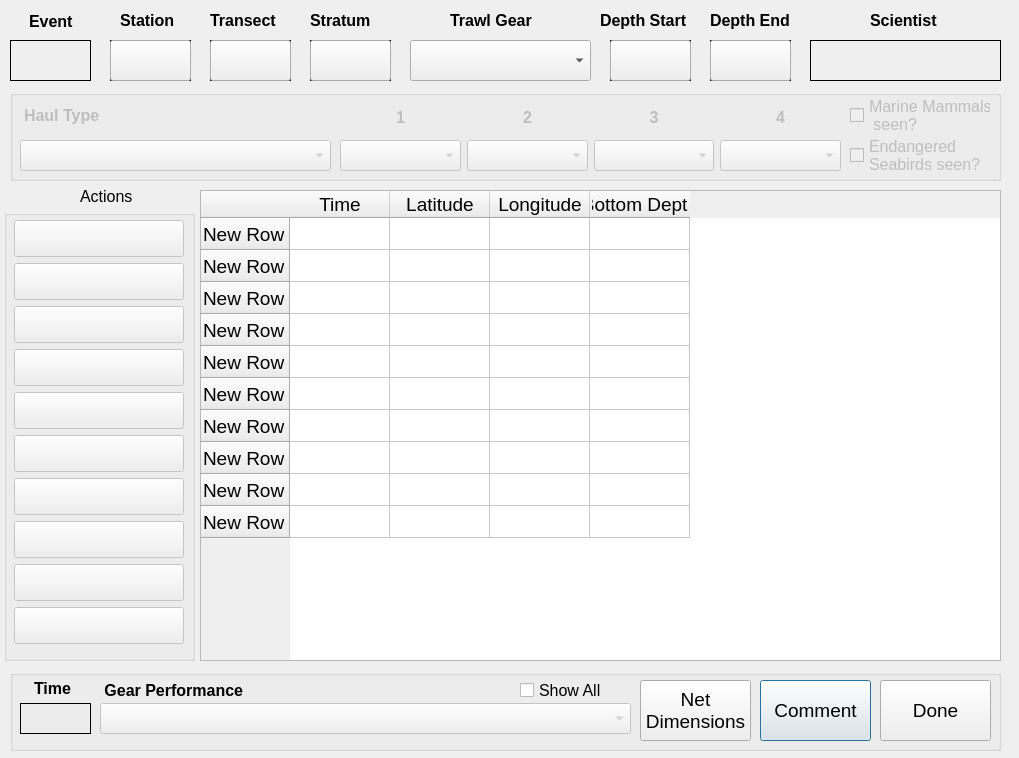
<?xml version="1.0" encoding="UTF-8"?>
<ui version="4.0">
 <class>ABLTrawlEvent</class>
 <widget class="QDialog" name="ABLTrawlEvent">
  <property name="geometry">
   <rect>
    <x>0</x>
    <y>0</y>
    <width>1019</width>
    <height>758</height>
   </rect>
  </property>
  <property name="sizePolicy">
   <sizepolicy hsizetype="Fixed" vsizetype="Fixed">
    <horstretch>0</horstretch>
    <verstretch>0</verstretch>
   </sizepolicy>
  </property>
  <property name="font">
   <font>
    <pointsize>18</pointsize>
   </font>
  </property>
  <property name="windowTitle">
   <string>CLAMS Haul</string>
  </property>
  <widget class="QLabel" name="sciLabel">
   <property name="geometry">
    <rect>
     <x>810</x>
     <y>40</y>
     <width>191</width>
     <height>41</height>
    </rect>
   </property>
   <property name="font">
    <font>
     <pointsize>18</pointsize>
     <weight>50</weight>
     <bold>false</bold>
    </font>
   </property>
   <property name="autoFillBackground">
    <bool>true</bool>
   </property>
   <property name="frameShape">
    <enum>QFrame::Panel</enum>
   </property>
   <property name="frameShadow">
    <enum>QFrame::Plain</enum>
   </property>
   <property name="lineWidth">
    <number>1</number>
   </property>
   <property name="text">
    <string/>
   </property>
  </widget>
  <widget class="QLabel" name="label_14">
   <property name="geometry">
    <rect>
     <x>870</x>
     <y>10</y>
     <width>71</width>
     <height>21</height>
    </rect>
   </property>
   <property name="font">
    <font>
     <pointsize>12</pointsize>
     <weight>75</weight>
     <bold>true</bold>
    </font>
   </property>
   <property name="text">
    <string>Scientist</string>
   </property>
  </widget>
  <widget class="QGroupBox" name="groupBox_2">
   <property name="geometry">
    <rect>
     <x>10</x>
     <y>670</y>
     <width>991</width>
     <height>81</height>
    </rect>
   </property>
   <property name="title">
    <string/>
   </property>
   <widget class="QPushButton" name="commentBtn">
    <property name="geometry">
     <rect>
      <x>750</x>
      <y>10</y>
      <width>111</width>
      <height>61</height>
     </rect>
    </property>
    <property name="font">
     <font>
      <pointsize>14</pointsize>
     </font>
    </property>
    <property name="text">
     <string>Comment</string>
    </property>
   </widget>
   <widget class="QPushButton" name="doneBtn">
    <property name="geometry">
     <rect>
      <x>870</x>
      <y>10</y>
      <width>111</width>
      <height>61</height>
     </rect>
    </property>
    <property name="font">
     <font>
      <pointsize>14</pointsize>
     </font>
    </property>
    <property name="text">
     <string>Done</string>
    </property>
   </widget>
   <widget class="QComboBox" name="perfBox">
    <property name="enabled">
     <bool>false</bool>
    </property>
    <property name="geometry">
     <rect>
      <x>90</x>
      <y>33</y>
      <width>531</width>
      <height>31</height>
     </rect>
    </property>
    <property name="font">
     <font>
      <pointsize>12</pointsize>
     </font>
    </property>
   </widget>
   <widget class="QLabel" name="label_6">
    <property name="geometry">
     <rect>
      <x>90</x>
      <y>8</y>
      <width>171</width>
      <height>24</height>
     </rect>
    </property>
    <property name="font">
     <font>
      <pointsize>12</pointsize>
      <weight>75</weight>
      <bold>true</bold>
     </font>
    </property>
    <property name="text">
     <string> Gear Performance</string>
    </property>
   </widget>
   <widget class="QLabel" name="elapseLabel">
    <property name="enabled">
     <bool>true</bool>
    </property>
    <property name="geometry">
     <rect>
      <x>10</x>
      <y>33</y>
      <width>71</width>
      <height>31</height>
     </rect>
    </property>
    <property name="font">
     <font>
      <pointsize>14</pointsize>
     </font>
    </property>
    <property name="frameShape">
     <enum>QFrame::Box</enum>
    </property>
    <property name="text">
     <string/>
    </property>
   </widget>
   <widget class="QLabel" name="label_42">
    <property name="geometry">
     <rect>
      <x>24</x>
      <y>8</y>
      <width>121</width>
      <height>21</height>
     </rect>
    </property>
    <property name="font">
     <font>
      <pointsize>12</pointsize>
      <weight>75</weight>
      <bold>true</bold>
     </font>
    </property>
    <property name="text">
     <string>Time</string>
    </property>
   </widget>
   <widget class="QPushButton" name="netDimBtn">
    <property name="geometry">
     <rect>
      <x>630</x>
      <y>10</y>
      <width>111</width>
      <height>61</height>
     </rect>
    </property>
    <property name="font">
     <font>
      <pointsize>14</pointsize>
     </font>
    </property>
    <property name="text">
     <string>Net
Dimensions</string>
    </property>
   </widget>
   <widget class="QCheckBox" name="perfCheckBox">
    <property name="geometry">
     <rect>
      <x>510</x>
      <y>10</y>
      <width>111</width>
      <height>21</height>
     </rect>
    </property>
    <property name="font">
     <font>
      <pointsize>12</pointsize>
     </font>
    </property>
    <property name="text">
     <string>Show All</string>
    </property>
   </widget>
  </widget>
  <widget class="QLabel" name="label_5">
   <property name="geometry">
    <rect>
     <x>29</x>
     <y>9</y>
     <width>71</width>
     <height>24</height>
    </rect>
   </property>
   <property name="font">
    <font>
     <pointsize>12</pointsize>
     <weight>75</weight>
     <bold>true</bold>
    </font>
   </property>
   <property name="text">
    <string>Event</string>
   </property>
  </widget>
  <widget class="QLabel" name="haulLabel">
   <property name="geometry">
    <rect>
     <x>10</x>
     <y>40</y>
     <width>81</width>
     <height>41</height>
    </rect>
   </property>
   <property name="font">
    <font>
     <pointsize>20</pointsize>
     <weight>75</weight>
     <bold>true</bold>
    </font>
   </property>
   <property name="frameShape">
    <enum>QFrame::Box</enum>
   </property>
   <property name="text">
    <string/>
   </property>
  </widget>
  <widget class="QTableWidget" name="dataTable">
   <property name="geometry">
    <rect>
     <x>200</x>
     <y>190</y>
     <width>801</width>
     <height>471</height>
    </rect>
   </property>
   <property name="font">
    <font>
     <pointsize>14</pointsize>
    </font>
   </property>
   <property name="verticalScrollBarPolicy">
    <enum>Qt::ScrollBarAlwaysOff</enum>
   </property>
   <property name="horizontalScrollBarPolicy">
    <enum>Qt::ScrollBarAlwaysOff</enum>
   </property>
   <property name="editTriggers">
    <set>QAbstractItemView::NoEditTriggers</set>
   </property>
   <row>
    <property name="text">
     <string>New Row</string>
    </property>
   </row>
   <row>
    <property name="text">
     <string>New Row</string>
    </property>
   </row>
   <row>
    <property name="text">
     <string>New Row</string>
    </property>
   </row>
   <row>
    <property name="text">
     <string>New Row</string>
    </property>
   </row>
   <row>
    <property name="text">
     <string>New Row</string>
    </property>
   </row>
   <row>
    <property name="text">
     <string>New Row</string>
    </property>
   </row>
   <row>
    <property name="text">
     <string>New Row</string>
    </property>
   </row>
   <row>
    <property name="text">
     <string>New Row</string>
    </property>
   </row>
   <row>
    <property name="text">
     <string>New Row</string>
    </property>
   </row>
   <row>
    <property name="text">
     <string>New Row</string>
    </property>
   </row>
   <column>
    <property name="text">
     <string>Time</string>
    </property>
   </column>
   <column>
    <property name="text">
     <string>Latitude</string>
    </property>
   </column>
   <column>
    <property name="text">
     <string>Longitude</string>
    </property>
   </column>
   <column>
    <property name="text">
     <string>Bottom Depth</string>
    </property>
   </column>
  </widget>
  <widget class="QLabel" name="label_8">
   <property name="geometry">
    <rect>
     <x>450</x>
     <y>10</y>
     <width>101</width>
     <height>21</height>
    </rect>
   </property>
   <property name="font">
    <font>
     <pointsize>12</pointsize>
     <weight>75</weight>
     <bold>true</bold>
    </font>
   </property>
   <property name="text">
    <string>Trawl Gear</string>
   </property>
  </widget>
  <widget class="QComboBox" name="gearBox">
   <property name="geometry">
    <rect>
     <x>410</x>
     <y>40</y>
     <width>181</width>
     <height>41</height>
    </rect>
   </property>
  </widget>
  <widget class="QGroupBox" name="buttonsGroup">
   <property name="enabled">
    <bool>false</bool>
   </property>
   <property name="geometry">
    <rect>
     <x>4</x>
     <y>210</y>
     <width>191</width>
     <height>451</height>
    </rect>
   </property>
   <property name="title">
    <string/>
   </property>
   <widget class="QWidget" name="verticalLayoutWidget">
    <property name="geometry">
     <rect>
      <x>10</x>
      <y>10</y>
      <width>181</width>
      <height>441</height>
     </rect>
    </property>
    <layout class="QVBoxLayout" name="verticalLayout_3">
     <property name="spacing">
      <number>6</number>
     </property>
     <property name="sizeConstraint">
      <enum>QLayout::SetFixedSize</enum>
     </property>
     <property name="leftMargin">
      <number>0</number>
     </property>
     <property name="topMargin">
      <number>0</number>
     </property>
     <property name="rightMargin">
      <number>10</number>
     </property>
     <item>
      <widget class="QPushButton" name="btn1">
       <property name="minimumSize">
        <size>
         <width>170</width>
         <height>37</height>
        </size>
       </property>
       <property name="maximumSize">
        <size>
         <width>170</width>
         <height>36</height>
        </size>
       </property>
       <property name="font">
        <font>
         <pointsize>14</pointsize>
        </font>
       </property>
       <property name="text">
        <string/>
       </property>
      </widget>
     </item>
     <item>
      <widget class="QPushButton" name="btn2">
       <property name="minimumSize">
        <size>
         <width>170</width>
         <height>37</height>
        </size>
       </property>
       <property name="maximumSize">
        <size>
         <width>170</width>
         <height>36</height>
        </size>
       </property>
       <property name="font">
        <font>
         <pointsize>14</pointsize>
        </font>
       </property>
       <property name="text">
        <string/>
       </property>
      </widget>
     </item>
     <item>
      <widget class="QPushButton" name="btn3">
       <property name="minimumSize">
        <size>
         <width>170</width>
         <height>37</height>
        </size>
       </property>
       <property name="maximumSize">
        <size>
         <width>170</width>
         <height>36</height>
        </size>
       </property>
       <property name="font">
        <font>
         <pointsize>14</pointsize>
        </font>
       </property>
       <property name="text">
        <string/>
       </property>
      </widget>
     </item>
     <item>
      <widget class="QPushButton" name="btn4">
       <property name="minimumSize">
        <size>
         <width>170</width>
         <height>37</height>
        </size>
       </property>
       <property name="maximumSize">
        <size>
         <width>170</width>
         <height>36</height>
        </size>
       </property>
       <property name="font">
        <font>
         <pointsize>14</pointsize>
        </font>
       </property>
       <property name="text">
        <string/>
       </property>
      </widget>
     </item>
     <item>
      <widget class="QPushButton" name="btn5">
       <property name="minimumSize">
        <size>
         <width>170</width>
         <height>37</height>
        </size>
       </property>
       <property name="maximumSize">
        <size>
         <width>170</width>
         <height>36</height>
        </size>
       </property>
       <property name="font">
        <font>
         <pointsize>14</pointsize>
        </font>
       </property>
       <property name="text">
        <string/>
       </property>
      </widget>
     </item>
     <item>
      <widget class="QPushButton" name="btn6">
       <property name="minimumSize">
        <size>
         <width>170</width>
         <height>37</height>
        </size>
       </property>
       <property name="maximumSize">
        <size>
         <width>170</width>
         <height>36</height>
        </size>
       </property>
       <property name="font">
        <font>
         <pointsize>14</pointsize>
        </font>
       </property>
       <property name="text">
        <string/>
       </property>
      </widget>
     </item>
     <item>
      <widget class="QPushButton" name="btn7">
       <property name="minimumSize">
        <size>
         <width>170</width>
         <height>37</height>
        </size>
       </property>
       <property name="maximumSize">
        <size>
         <width>170</width>
         <height>36</height>
        </size>
       </property>
       <property name="font">
        <font>
         <pointsize>14</pointsize>
        </font>
       </property>
       <property name="text">
        <string/>
       </property>
      </widget>
     </item>
     <item>
      <widget class="QPushButton" name="btn8">
       <property name="minimumSize">
        <size>
         <width>170</width>
         <height>37</height>
        </size>
       </property>
       <property name="maximumSize">
        <size>
         <width>170</width>
         <height>36</height>
        </size>
       </property>
       <property name="font">
        <font>
         <pointsize>14</pointsize>
        </font>
       </property>
       <property name="text">
        <string/>
       </property>
      </widget>
     </item>
     <item>
      <widget class="QPushButton" name="btn9">
       <property name="minimumSize">
        <size>
         <width>170</width>
         <height>37</height>
        </size>
       </property>
       <property name="maximumSize">
        <size>
         <width>170</width>
         <height>36</height>
        </size>
       </property>
       <property name="font">
        <font>
         <pointsize>14</pointsize>
        </font>
       </property>
       <property name="text">
        <string/>
       </property>
      </widget>
     </item>
     <item>
      <widget class="QPushButton" name="btn10">
       <property name="minimumSize">
        <size>
         <width>170</width>
         <height>37</height>
        </size>
       </property>
       <property name="maximumSize">
        <size>
         <width>170</width>
         <height>36</height>
        </size>
       </property>
       <property name="font">
        <font>
         <pointsize>14</pointsize>
        </font>
       </property>
       <property name="text">
        <string/>
       </property>
      </widget>
     </item>
    </layout>
   </widget>
  </widget>
  <widget class="QLabel" name="label">
   <property name="geometry">
    <rect>
     <x>80</x>
     <y>186</y>
     <width>101</width>
     <height>21</height>
    </rect>
   </property>
   <property name="font">
    <font>
     <pointsize>12</pointsize>
    </font>
   </property>
   <property name="text">
    <string>Actions</string>
   </property>
  </widget>
  <widget class="QLabel" name="label_27">
   <property name="geometry">
    <rect>
     <x>120</x>
     <y>10</y>
     <width>81</width>
     <height>21</height>
    </rect>
   </property>
   <property name="font">
    <font>
     <pointsize>12</pointsize>
     <weight>75</weight>
     <bold>true</bold>
    </font>
   </property>
   <property name="text">
    <string>Station</string>
   </property>
  </widget>
  <widget class="QGroupBox" name="optionsGroup">
   <property name="enabled">
    <bool>false</bool>
   </property>
   <property name="geometry">
    <rect>
     <x>10</x>
     <y>90</y>
     <width>991</width>
     <height>91</height>
    </rect>
   </property>
   <property name="title">
    <string/>
   </property>
   <widget class="QWidget" name="gridLayoutWidget">
    <property name="geometry">
     <rect>
      <x>330</x>
      <y>10</y>
      <width>501</width>
      <height>71</height>
     </rect>
    </property>
    <layout class="QGridLayout" name="gridLayout">
     <item row="0" column="0">
      <widget class="QLabel" name="accessLabel1">
       <property name="font">
        <font>
         <pointsize>12</pointsize>
         <weight>75</weight>
         <bold>true</bold>
        </font>
       </property>
       <property name="text">
        <string>1</string>
       </property>
       <property name="alignment">
        <set>Qt::AlignCenter</set>
       </property>
      </widget>
     </item>
     <item row="0" column="1">
      <widget class="QLabel" name="accessLabel2">
       <property name="font">
        <font>
         <pointsize>12</pointsize>
         <weight>75</weight>
         <bold>true</bold>
        </font>
       </property>
       <property name="text">
        <string>2</string>
       </property>
       <property name="alignment">
        <set>Qt::AlignCenter</set>
       </property>
      </widget>
     </item>
     <item row="1" column="0">
      <widget class="QComboBox" name="accessBox1">
       <property name="enabled">
        <bool>false</bool>
       </property>
       <property name="maximumSize">
        <size>
         <width>16777215</width>
         <height>31</height>
        </size>
       </property>
       <property name="font">
        <font>
         <pointsize>12</pointsize>
        </font>
       </property>
      </widget>
     </item>
     <item row="1" column="1">
      <widget class="QComboBox" name="accessBox2">
       <property name="enabled">
        <bool>false</bool>
       </property>
       <property name="maximumSize">
        <size>
         <width>16777215</width>
         <height>31</height>
        </size>
       </property>
       <property name="font">
        <font>
         <pointsize>12</pointsize>
        </font>
       </property>
      </widget>
     </item>
     <item row="1" column="2">
      <widget class="QComboBox" name="accessBox3">
       <property name="enabled">
        <bool>false</bool>
       </property>
       <property name="maximumSize">
        <size>
         <width>16777215</width>
         <height>31</height>
        </size>
       </property>
       <property name="font">
        <font>
         <pointsize>12</pointsize>
        </font>
       </property>
      </widget>
     </item>
     <item row="1" column="3">
      <widget class="QComboBox" name="accessBox4">
       <property name="enabled">
        <bool>false</bool>
       </property>
       <property name="maximumSize">
        <size>
         <width>16777215</width>
         <height>31</height>
        </size>
       </property>
       <property name="font">
        <font>
         <pointsize>12</pointsize>
        </font>
       </property>
      </widget>
     </item>
     <item row="0" column="2">
      <widget class="QLabel" name="accessLabel3">
       <property name="font">
        <font>
         <pointsize>12</pointsize>
         <weight>75</weight>
         <bold>true</bold>
        </font>
       </property>
       <property name="text">
        <string>3</string>
       </property>
       <property name="alignment">
        <set>Qt::AlignCenter</set>
       </property>
      </widget>
     </item>
     <item row="0" column="3">
      <widget class="QLabel" name="accessLabel4">
       <property name="font">
        <font>
         <pointsize>12</pointsize>
         <weight>75</weight>
         <bold>true</bold>
        </font>
       </property>
       <property name="text">
        <string>4</string>
       </property>
       <property name="alignment">
        <set>Qt::AlignCenter</set>
       </property>
      </widget>
     </item>
    </layout>
   </widget>
   <widget class="QComboBox" name="typeBox">
    <property name="enabled">
     <bool>false</bool>
    </property>
    <property name="geometry">
     <rect>
      <x>10</x>
      <y>50</y>
      <width>311</width>
      <height>31</height>
     </rect>
    </property>
    <property name="font">
     <font>
      <pointsize>12</pointsize>
      <weight>50</weight>
      <bold>false</bold>
     </font>
    </property>
   </widget>
   <widget class="QLabel" name="label_4">
    <property name="geometry">
     <rect>
      <x>14</x>
      <y>15</y>
      <width>91</width>
      <height>21</height>
     </rect>
    </property>
    <property name="font">
     <font>
      <pointsize>12</pointsize>
      <weight>75</weight>
      <bold>true</bold>
     </font>
    </property>
    <property name="text">
     <string>Haul Type</string>
    </property>
   </widget>
   <widget class="QCheckBox" name="marMammalBox">
    <property name="geometry">
     <rect>
      <x>840</x>
      <y>10</y>
      <width>141</width>
      <height>31</height>
     </rect>
    </property>
    <property name="font">
     <font>
      <pointsize>12</pointsize>
     </font>
    </property>
    <property name="text">
     <string>Marine Mammals
 seen?</string>
    </property>
   </widget>
   <widget class="QCheckBox" name="seaBirdBox">
    <property name="geometry">
     <rect>
      <x>840</x>
      <y>50</y>
      <width>141</width>
      <height>31</height>
     </rect>
    </property>
    <property name="font">
     <font>
      <pointsize>12</pointsize>
     </font>
    </property>
    <property name="text">
     <string>Endangered
Seabirds seen?</string>
    </property>
   </widget>
  </widget>
  <widget class="QLabel" name="label_28">
   <property name="geometry">
    <rect>
     <x>710</x>
     <y>10</y>
     <width>91</width>
     <height>21</height>
    </rect>
   </property>
   <property name="font">
    <font>
     <pointsize>12</pointsize>
     <weight>75</weight>
     <bold>true</bold>
    </font>
   </property>
   <property name="text">
    <string>Depth End</string>
   </property>
  </widget>
  <widget class="QFrame" name="frame">
   <property name="geometry">
    <rect>
     <x>710</x>
     <y>40</y>
     <width>81</width>
     <height>41</height>
    </rect>
   </property>
   <property name="frameShape">
    <enum>QFrame::Box</enum>
   </property>
   <property name="frameShadow">
    <enum>QFrame::Plain</enum>
   </property>
   <widget class="QPushButton" name="depthEndBtn">
    <property name="geometry">
     <rect>
      <x>0</x>
      <y>0</y>
      <width>81</width>
      <height>41</height>
     </rect>
    </property>
    <property name="text">
     <string/>
    </property>
   </widget>
  </widget>
  <widget class="QLabel" name="label_29">
   <property name="geometry">
    <rect>
     <x>310</x>
     <y>10</y>
     <width>71</width>
     <height>21</height>
    </rect>
   </property>
   <property name="font">
    <font>
     <pointsize>12</pointsize>
     <weight>75</weight>
     <bold>true</bold>
    </font>
   </property>
   <property name="text">
    <string>Stratum</string>
   </property>
  </widget>
  <widget class="QLabel" name="label_30">
   <property name="geometry">
    <rect>
     <x>210</x>
     <y>10</y>
     <width>81</width>
     <height>21</height>
    </rect>
   </property>
   <property name="font">
    <font>
     <pointsize>12</pointsize>
     <weight>75</weight>
     <bold>true</bold>
    </font>
   </property>
   <property name="text">
    <string>Transect</string>
   </property>
  </widget>
  <widget class="QLabel" name="label_31">
   <property name="geometry">
    <rect>
     <x>600</x>
     <y>10</y>
     <width>101</width>
     <height>21</height>
    </rect>
   </property>
   <property name="font">
    <font>
     <pointsize>12</pointsize>
     <weight>75</weight>
     <bold>true</bold>
    </font>
   </property>
   <property name="text">
    <string>Depth Start</string>
   </property>
  </widget>
  <widget class="QFrame" name="frame_2">
   <property name="geometry">
    <rect>
     <x>610</x>
     <y>40</y>
     <width>81</width>
     <height>41</height>
    </rect>
   </property>
   <property name="frameShape">
    <enum>QFrame::Box</enum>
   </property>
   <property name="frameShadow">
    <enum>QFrame::Plain</enum>
   </property>
   <widget class="QPushButton" name="depthStartBtn">
    <property name="geometry">
     <rect>
      <x>0</x>
      <y>0</y>
      <width>81</width>
      <height>41</height>
     </rect>
    </property>
    <property name="text">
     <string/>
    </property>
   </widget>
  </widget>
  <widget class="QFrame" name="frame_3">
   <property name="geometry">
    <rect>
     <x>310</x>
     <y>40</y>
     <width>81</width>
     <height>41</height>
    </rect>
   </property>
   <property name="frameShape">
    <enum>QFrame::Box</enum>
   </property>
   <property name="frameShadow">
    <enum>QFrame::Plain</enum>
   </property>
   <widget class="QPushButton" name="stratumBtn">
    <property name="geometry">
     <rect>
      <x>0</x>
      <y>0</y>
      <width>81</width>
      <height>41</height>
     </rect>
    </property>
    <property name="text">
     <string/>
    </property>
   </widget>
  </widget>
  <widget class="QFrame" name="frame_4">
   <property name="geometry">
    <rect>
     <x>210</x>
     <y>40</y>
     <width>81</width>
     <height>41</height>
    </rect>
   </property>
   <property name="frameShape">
    <enum>QFrame::Box</enum>
   </property>
   <property name="frameShadow">
    <enum>QFrame::Plain</enum>
   </property>
   <widget class="QPushButton" name="transBtn">
    <property name="geometry">
     <rect>
      <x>0</x>
      <y>0</y>
      <width>81</width>
      <height>41</height>
     </rect>
    </property>
    <property name="text">
     <string/>
    </property>
   </widget>
  </widget>
  <widget class="QFrame" name="frame_5">
   <property name="geometry">
    <rect>
     <x>110</x>
     <y>40</y>
     <width>81</width>
     <height>41</height>
    </rect>
   </property>
   <property name="frameShape">
    <enum>QFrame::Box</enum>
   </property>
   <property name="frameShadow">
    <enum>QFrame::Plain</enum>
   </property>
   <widget class="QPushButton" name="stnBtn">
    <property name="geometry">
     <rect>
      <x>0</x>
      <y>0</y>
      <width>81</width>
      <height>41</height>
     </rect>
    </property>
    <property name="text">
     <string/>
    </property>
   </widget>
  </widget>
 </widget>
 <resources/>
 <connections/>
</ui>
